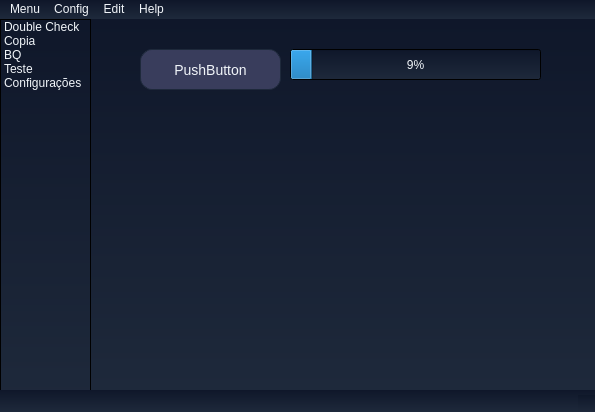
<?xml version="1.0" encoding="UTF-8"?>
<ui version="4.0">
 <class>MainWindow</class>
 <widget class="QMainWindow" name="MainWindow">
  <property name="geometry">
   <rect>
    <x>0</x>
    <y>0</y>
    <width>595</width>
    <height>412</height>
   </rect>
  </property>
  <property name="minimumSize">
   <size>
    <width>0</width>
    <height>0</height>
   </size>
  </property>
  <property name="windowTitle">
   <string>MainWindow</string>
  </property>
  <property name="styleSheet">
   <string notr="true">background: qlineargradient(x1:0 y1:1,x2:0 y2:0,stop:0 rgba(30, 41, 59, 1),stop:1 rgba(15, 23, 42, 1));
font-family: 'Poppins';
color: rgb(241, 245, 249);</string>
  </property>
  <widget class="QWidget" name="centralwidget">
   <widget class="QPushButton" name="pushButton">
    <property name="geometry">
     <rect>
      <x>140</x>
      <y>30</y>
      <width>141</width>
      <height>41</height>
     </rect>
    </property>
    <property name="styleSheet">
     <string notr="true">background-color: #393D5C;
font-family: 'Poppins';
color: rgb(241, 245, 249);
border: 1px solid #1E293B;
border-radius: 12px;
padding: 10px;
font-size: 14px;</string>
    </property>
    <property name="text">
     <string>PushButton</string>
    </property>
   </widget>
   <widget class="QProgressBar" name="progressBar">
    <property name="geometry">
     <rect>
      <x>290</x>
      <y>30</y>
      <width>251</width>
      <height>31</height>
     </rect>
    </property>
    <property name="minimumSize">
     <size>
      <width>0</width>
      <height>30</height>
     </size>
    </property>
    <property name="styleSheet">
     <string notr="true">QProgressBar{
    border: 2px solid #99abeb;
    background-color: #5e73c0;
    border-radius: 12px;
    text-align: center;
    color: rgb(241, 245, 249);
}
QProgressBar::chunk{
    background-color: #3C519E;
    border-radius: 12px;
    margin: 1px;
	border-bottom-right-radius: 10px;
    border-bottom-left-radius: 10px;
	border-top-right-radius: 10px;
    border-top-left-radius: 10px;
}
QProgressBar::chunk[8&gt;=value] {
	border-bottom-right-radius: 10px;
    border-bottom-left-radius: 8px;
	border-top-right-radius: 10px;
    border-top-left-radius: 8px;
}</string>
    </property>
    <property name="minimum">
     <number>0</number>
    </property>
    <property name="maximum">
     <number>100</number>
    </property>
    <property name="value">
     <number>9</number>
    </property>
   </widget>
   <widget class="QListWidget" name="listWidget">
    <property name="geometry">
     <rect>
      <x>0</x>
      <y>0</y>
      <width>91</width>
      <height>381</height>
     </rect>
    </property>
    <property name="styleSheet">
     <string notr="true">QListWidget:item:hover{
 background-color: #5e73c0;
}</string>
    </property>
    <item>
     <property name="text">
      <string>Double Check</string>
     </property>
    </item>
    <item>
     <property name="text">
      <string>Copia</string>
     </property>
    </item>
    <item>
     <property name="text">
      <string>BQ</string>
     </property>
    </item>
    <item>
     <property name="text">
      <string>Teste</string>
     </property>
    </item>
    <item>
     <property name="text">
      <string>Configurações</string>
     </property>
    </item>
   </widget>
  </widget>
  <widget class="QStatusBar" name="statusbar"/>
  <widget class="QMenuBar" name="menubar">
   <property name="geometry">
    <rect>
     <x>0</x>
     <y>0</y>
     <width>595</width>
     <height>20</height>
    </rect>
   </property>
   <widget class="QMenu" name="menuMenu">
    <property name="title">
     <string>Menu</string>
    </property>
    <addaction name="separator"/>
    <addaction name="action1"/>
    <addaction name="action2"/>
   </widget>
   <widget class="QMenu" name="menuConfig">
    <property name="title">
     <string>Config</string>
    </property>
    <addaction name="action12"/>
    <addaction name="action13"/>
   </widget>
   <widget class="QMenu" name="menuEdit">
    <property name="title">
     <string>Edit</string>
    </property>
    <addaction name="action21"/>
    <addaction name="action22"/>
   </widget>
   <widget class="QMenu" name="menuHelp">
    <property name="title">
     <string>Help</string>
    </property>
   </widget>
   <addaction name="menuMenu"/>
   <addaction name="menuConfig"/>
   <addaction name="menuEdit"/>
   <addaction name="menuHelp"/>
  </widget>
  <action name="action1">
   <property name="text">
    <string>1</string>
   </property>
  </action>
  <action name="action2">
   <property name="text">
    <string>2</string>
   </property>
  </action>
  <action name="action12">
   <property name="text">
    <string>12</string>
   </property>
  </action>
  <action name="action13">
   <property name="text">
    <string>13</string>
   </property>
  </action>
  <action name="action21">
   <property name="text">
    <string>21</string>
   </property>
  </action>
  <action name="action22">
   <property name="text">
    <string>22</string>
   </property>
  </action>
 </widget>
 <resources/>
 <connections/>
</ui>
